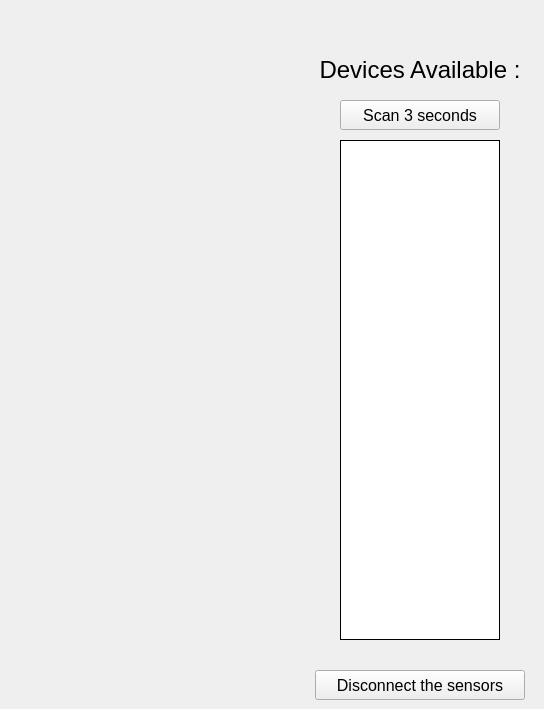
    <widget class="QWidget" name="w_scanTab">
     <attribute name="title">
      <string>Scan</string>
     </attribute>
     <widget class="QPushButton" name="w_backArrow">
      <property name="geometry">
       <rect>
        <x>40</x>
        <y>50</y>
        <width>70</width>
        <height>40</height>
       </rect>
      </property>
      <property name="focusPolicy">
       <enum>Qt::NoFocus</enum>
      </property>
      <property name="styleSheet">
       <string notr="true">border-radius: 10px;
border-style: solid;
image: url(:/back_arrow/_Icons/left.png);</string>
      </property>
      <property name="text">
       <string/>
      </property>
     </widget>
     <widget class="QListWidget" name="w_listPeripheralPrinted">
      <property name="geometry">
       <rect>
        <x>340</x>
        <y>140</y>
        <width>160</width>
        <height>500</height>
       </rect>
      </property>
      <property name="sizePolicy">
       <sizepolicy hsizetype="Expanding" vsizetype="Expanding">
        <horstretch>0</horstretch>
        <verstretch>0</verstretch>
       </sizepolicy>
      </property>
      <property name="palette">
       <palette>
        <active>
         <colorrole role="Button">
          <brush brushstyle="SolidPattern">
           <color alpha="255">
            <red>255</red>
            <green>255</green>
            <blue>255</blue>
           </color>
          </brush>
         </colorrole>
         <colorrole role="Base">
          <brush brushstyle="SolidPattern">
           <color alpha="255">
            <red>255</red>
            <green>255</green>
            <blue>255</blue>
           </color>
          </brush>
         </colorrole>
         <colorrole role="Window">
          <brush brushstyle="SolidPattern">
           <color alpha="255">
            <red>255</red>
            <green>255</green>
            <blue>255</blue>
           </color>
          </brush>
         </colorrole>
         <colorrole role="Highlight">
          <brush brushstyle="SolidPattern">
           <color alpha="255">
            <red>0</red>
            <green>255</green>
            <blue>0</blue>
           </color>
          </brush>
         </colorrole>
         <colorrole role="HighlightedText">
          <brush brushstyle="SolidPattern">
           <color alpha="255">
            <red>0</red>
            <green>0</green>
            <blue>0</blue>
           </color>
          </brush>
         </colorrole>
        </active>
        <inactive>
         <colorrole role="Button">
          <brush brushstyle="SolidPattern">
           <color alpha="255">
            <red>255</red>
            <green>255</green>
            <blue>255</blue>
           </color>
          </brush>
         </colorrole>
         <colorrole role="Base">
          <brush brushstyle="SolidPattern">
           <color alpha="255">
            <red>255</red>
            <green>255</green>
            <blue>255</blue>
           </color>
          </brush>
         </colorrole>
         <colorrole role="Window">
          <brush brushstyle="SolidPattern">
           <color alpha="255">
            <red>255</red>
            <green>255</green>
            <blue>255</blue>
           </color>
          </brush>
         </colorrole>
         <colorrole role="Highlight">
          <brush brushstyle="SolidPattern">
           <color alpha="255">
            <red>0</red>
            <green>255</green>
            <blue>0</blue>
           </color>
          </brush>
         </colorrole>
         <colorrole role="HighlightedText">
          <brush brushstyle="SolidPattern">
           <color alpha="255">
            <red>49</red>
            <green>55</green>
            <blue>57</blue>
           </color>
          </brush>
         </colorrole>
        </inactive>
        <disabled>
         <colorrole role="Button">
          <brush brushstyle="SolidPattern">
           <color alpha="255">
            <red>255</red>
            <green>255</green>
            <blue>255</blue>
           </color>
          </brush>
         </colorrole>
         <colorrole role="Base">
          <brush brushstyle="SolidPattern">
           <color alpha="255">
            <red>255</red>
            <green>255</green>
            <blue>255</blue>
           </color>
          </brush>
         </colorrole>
         <colorrole role="Window">
          <brush brushstyle="SolidPattern">
           <color alpha="255">
            <red>255</red>
            <green>255</green>
            <blue>255</blue>
           </color>
          </brush>
         </colorrole>
         <colorrole role="Highlight">
          <brush brushstyle="SolidPattern">
           <color alpha="255">
            <red>245</red>
            <green>245</green>
            <blue>245</blue>
           </color>
          </brush>
         </colorrole>
         <colorrole role="HighlightedText">
          <brush brushstyle="SolidPattern">
           <color alpha="255">
            <red>255</red>
            <green>255</green>
            <blue>255</blue>
           </color>
          </brush>
         </colorrole>
        </disabled>
       </palette>
      </property>
      <property name="focusPolicy">
       <enum>Qt::NoFocus</enum>
      </property>
      <property name="contextMenuPolicy">
       <enum>Qt::DefaultContextMenu</enum>
      </property>
      <property name="toolTip">
       <string>&lt;html&gt;&lt;head/&gt;&lt;body&gt;&lt;p&gt;&lt;br/&gt;&lt;/p&gt;&lt;/body&gt;&lt;/html&gt;</string>
      </property>
      <property name="layoutDirection">
       <enum>Qt::LeftToRight</enum>
      </property>
      <property name="styleSheet">
       <string notr="true">font: 75 14pt &quot;Roboto&quot;;
border-style: solid;
border-width: 1px;</string>
      </property>
      <property name="frameShadow">
       <enum>QFrame::Sunken</enum>
      </property>
      <property name="lineWidth">
       <number>1</number>
      </property>
      <property name="dragDropMode">
       <enum>QAbstractItemView::NoDragDrop</enum>
      </property>
      <property name="selectionMode">
       <enum>QAbstractItemView::MultiSelection</enum>
      </property>
      <property name="selectionBehavior">
       <enum>QAbstractItemView::SelectItems</enum>
      </property>
      <property name="textElideMode">
       <enum>Qt::ElideMiddle</enum>
      </property>
     </widget>
     <widget class="QLabel" name="w_deviceAvailableLabel">
      <property name="geometry">
       <rect>
        <x>305</x>
        <y>50</y>
        <width>230</width>
        <height>40</height>
       </rect>
      </property>
      <property name="styleSheet">
       <string notr="true"/>
      </property>
      <property name="text">
       <string>&lt;html&gt;&lt;head/&gt;&lt;body&gt;&lt;p align=&quot;center&quot;&gt;&lt;span style=&quot; font-size:18pt;&quot;&gt;Devices Available :&lt;/span&gt;&lt;/p&gt;&lt;/body&gt;&lt;/html&gt;</string>
      </property>
     </widget>
     <widget class="QPushButton" name="w_disconnectAll2">
      <property name="geometry">
       <rect>
        <x>315</x>
        <y>670</y>
        <width>210</width>
        <height>30</height>
       </rect>
      </property>
      <property name="font">
       <font>
        <pointsize>12</pointsize>
       </font>
      </property>
      <property name="focusPolicy">
       <enum>Qt::NoFocus</enum>
      </property>
      <property name="styleSheet">
       <string notr="true"/>
      </property>
      <property name="text">
       <string>Disconnect the sensors</string>
      </property>
     </widget>
     <widget class="QPushButton" name="w_rescanButton">
      <property name="geometry">
       <rect>
        <x>340</x>
        <y>100</y>
        <width>160</width>
        <height>30</height>
       </rect>
      </property>
      <property name="font">
       <font>
        <pointsize>12</pointsize>
       </font>
      </property>
      <property name="focusPolicy">
       <enum>Qt::NoFocus</enum>
      </property>
      <property name="styleSheet">
       <string notr="true"/>
      </property>
      <property name="text">
       <string>Scan 3 seconds</string>
      </property>
     </widget>
    </widget>
